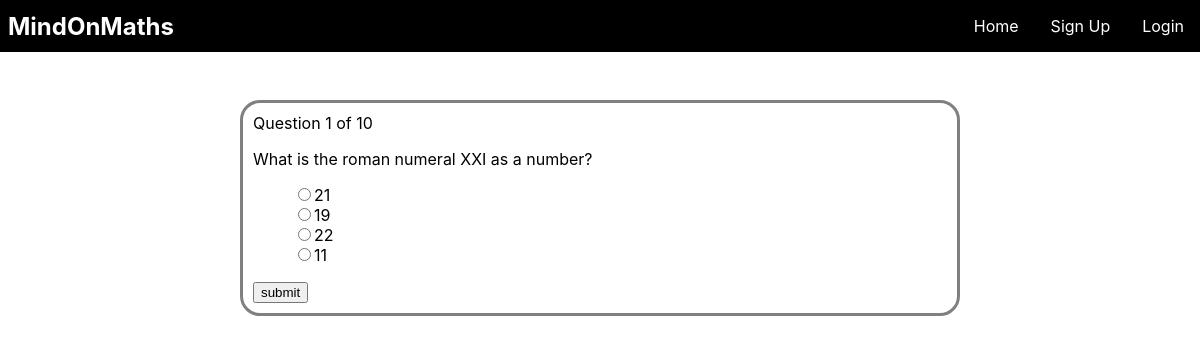
/roman_numerals_year_4/roman_numerals_year_4_quiz.php?n=1, run on the app's committed database.
### tables this page shows
CREATE TABLE `questions` (
  `id` int(11) NOT NULL,
  `questions_number` int(11) NOT NULL,
  `text` text NOT NULL,
  `topic` text NOT NULL
);

CREATE TABLE `choices` (
  `id` int(11) NOT NULL,
  `questions_number` int(11) NOT NULL,
  `is_correct` tinyint(1) NOT NULL DEFAULT 0,
  `text` text NOT NULL,
  `topic` text NOT NULL
);

### roman_numerals_year_4/roman_numerals_year_4_quiz.php (the view, shortened to what this page needs)
<?php
include_once '../includes/dbh.inc.php';
include_once '../navbar/quizheader.php';
?>
<?php
$number = (int) $_GET['n'];
$query = "SELECT * FROM `questions` WHERE topic = 'roman_numerals_year_4'";
$result = mysqli_query($conn, $query) or die(mysqli_error($conn) . __LINE__);
$total = mysqli_num_rows($result);
$query = "SELECT * FROM `questions` WHERE questions_number = $number AND topic = 'roman_numerals_year_4'";
$result = mysqli_query($conn, $query) or die(mysqli_error($conn) . __LINE__);
$question = mysqli_fetch_assoc($result);
$query = "SELECT * FROM `choices` WHERE questions_number = $number AND topic = 'roman_numerals_year_4'";
$choices = mysqli_query($conn, $query) or die(mysqli_error($conn) . __LINE__);
?>
<!DOCTYPE html>
<html lang="en">
<head>
</head>
<body>
    <div class="quiz-container">
        <div class="current-question">Question <?php echo $question['questions_number']; ?> of <?php echo $total?></div>
        <p class="question">
            <?php
            echo $question['text'];
            ?>
        </p>
        <form method="post" action="roman_numerals_year_4_process.php">
            <ul class="choices">
                <?php
                while ($row = mysqli_fetch_assoc($choices)) :
                ?>
                    <li><input name="choice" type="radio" value="<?php echo $row['id']; ?>"><?php echo $row['text']; ?></li>
                <?php endwhile; ?>
            </ul>
            <input type="submit" value="submit"/>
        </form>
    </div>
</body>
</html>

### css/style.css (style rules this page uses)
* { box-sizing: border-box; }
body { margin: 0; padding: 0; }
.quiz-container { font-family: -apple-system, BlinkMacSystemFont, 'Segoe UI', Roboto, Oxygen, Ubuntu, Cantarell, 'Open Sans', 'Helvetica Neue', sans-serif; width: 60%; margin: 0 auto; overflow: auto; margin-top: 100px; border-color: grey; border-style: solid; border-radius: 20px; padding: 10px; }
.quiz-container li { list-style: none; }

### data on the page
questions: questions_number "1", text "What is the roman numeral XXI as a number?"
choices: text "21"
choices: text "19"
choices: text "22"
choices: text "11"

### other printed values
$total "10"
